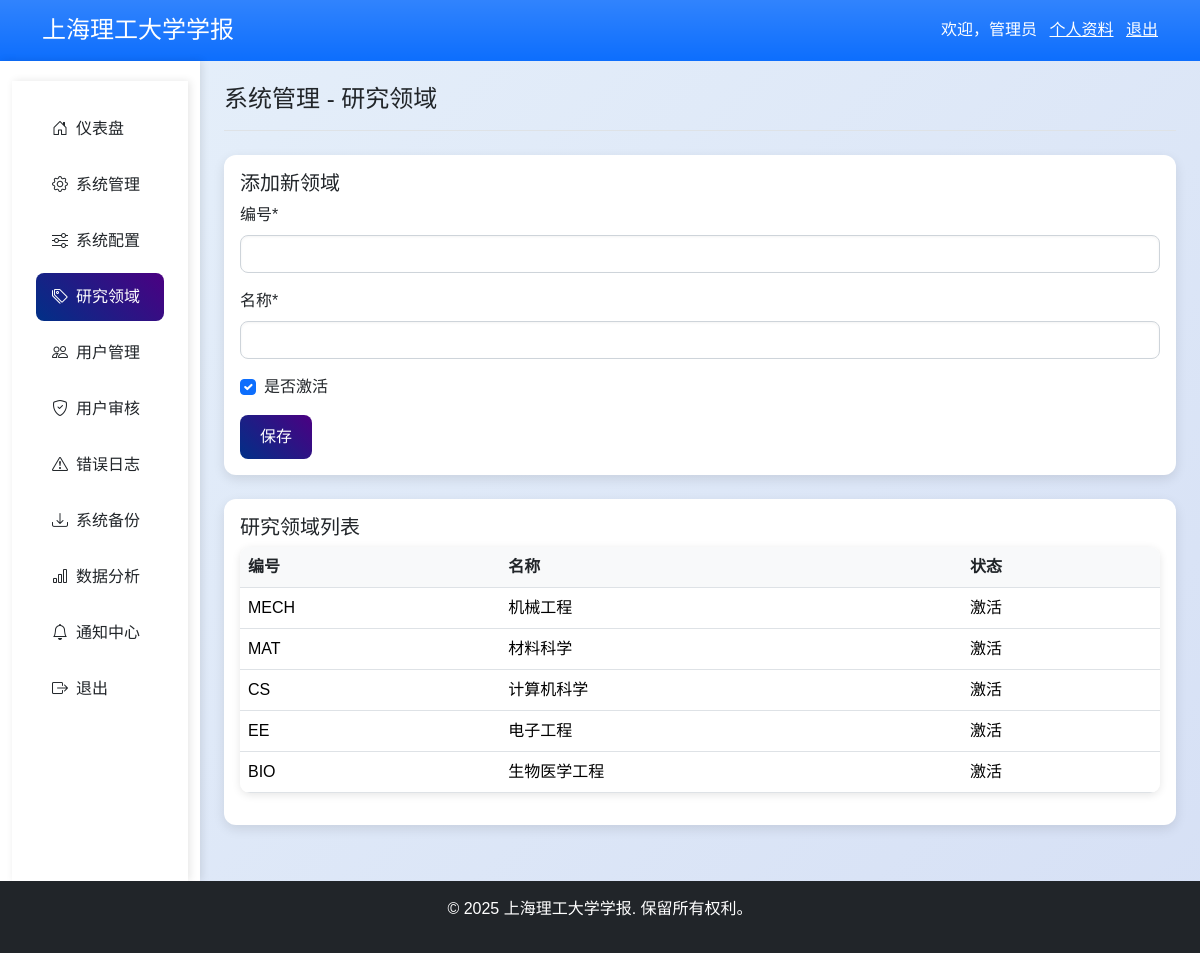
/admin_management/research_fields/ (signed in), run on the app's committed database.
### accounts/models.py (models this page shows, shortened)
class UserProfile(models.Model):
    user = models.OneToOneField(User, on_delete=models.CASCADE, related_name="profile")
    full_name = models.CharField("姓名", max_length=50)
    institution = models.CharField("单位", max_length=200)
    title = models.CharField("职称", max_length=50, blank=True)
    email = models.EmailField("电子邮箱", unique=True)
    phone = models.CharField(
        "电话", max_length=20, validators=[RegexValidator(r'^\+?\d{10,15}$', "电话格式无效")])
    orcid = models.CharField("ORCID", max_length=50, blank=True)
    research_fields = models.ManyToManyField(ResearchField, verbose_name="研究领域")
    class Meta:
        verbose_name = "用户资料"
        verbose_name_plural = "用户资料"

class ResearchField(models.Model):
    code = models.CharField("编号", max_length=20, unique=True)
    name = models.CharField("名称", max_length=100)
    is_active = models.BooleanField("是否激活", default=True)
    class Meta:
        verbose_name = "研究领域"
        verbose_name_plural = "研究领域"

### admin_management/views.py (the view)
# urls.py: path('research_fields/', views.research_fields, name='research_fields'),
@login_required
def research_fields(request):
    if not request.user.is_superuser and 'Admin' not in request.user.roles.values_list('role__name', flat=True):
        return HttpResponseForbidden("无权限访问")
    fields = ResearchField.objects.all()
    form = ResearchFieldForm(request.POST or None)
    if request.method == 'POST' and form.is_valid():
        form.save()
        messages.success(request, "研究领域保存成功")
        return redirect('research_fields')
    return render(request, 'admin_management/research_fields.html', {'fields': fields, 'form': form})

### admin_management/forms.py
class ResearchFieldForm(forms.ModelForm):
    class Meta:
        model = ResearchField
        fields = ['code', 'name', 'is_active']

### templates/admin_management/research_fields.html (shortened to what this page needs)
{% extends "base.html" %}
{% load crispy_forms_filters %}
{% block page_title %}系统管理 - 研究领域{% endblock %}
{% block content %}
<div class="card shadow mb-4">
  <div class="card-body">
    <h2 class="card-title h5">添加新领域</h2>
    <form method="post">
      {{ form|crispy }}
      <button type="submit" class="btn btn-primary bg-gradient">保存</button>
    </form>
  </div>
</div>
<div class="card shadow">
  <div class="card-body">
    <h2 class="card-title h5">研究领域列表</h2>
    <table class="table table-hover">
      <thead>
        <tr><th>编号</th><th>名称</th><th>状态</th></tr>
      </thead>
      <tbody>
        {% for field in fields %}
          <tr>
            <td>{{ field.code }}</td>
            <td>{{ field.name }}</td>
            <td>{{ field.is_active|yesno:"激活,禁用" }}</td>
          </tr>
        {% endfor %}
      </tbody>
    </table>
  </div>
</div>
{% endblock %}

### templates/components/header.html
<header class="bg-primary bg-gradient text-white py-3">
  <div class="container d-flex justify-content-between align-items-center">
    <h1 class="h4 mb-0">上海理工大学学报</h1>
    {% if user.is_authenticated %}
      <div>
        <span>欢迎，{{ user.profile.full_name }}</span>
        <a href="{% url 'profile' %}" class="text-white mx-2">个人资料</a>
        <a href="{% url 'logout' %}" class="text-white">退出</a>
      </div>
    {% else %}
      <div>
        <a href="{% url 'login' %}" class="text-white mx-2">登录</a>
        <a href="{% url 'register' %}" class="text-white">注册</a>
      </div>
    {% endif %}
  </div>
</header>

### static/css/custom.css (style rules this page uses)
body { background: linear-gradient(135deg, #e6f0fa 0%, #d6e0f5 100%) !important; font-family: 'Arial', sans-serif; color: #212529; }
.card { border-radius: 12px !important; border: none !important; background: #ffffff !important; box-shadow: 0 4px 12px rgba(0, 0, 0, 0.1) !important; transition: transform 0.2s ease, box-shadow 0.2s ease; }
.btn-primary.bg-gradient { background: linear-gradient(45deg, #003087, #4B0082) !important; border: none !important; color: #ffffff !important; padding: 10px 20px; font-weight: 500; border-radius: 8px !important; transition: all 0.3s ease; }
.table { background: #ffffff !important; border-radius: 10px !important; overflow: hidden; box-shadow: 0 2px 8px rgba(0, 0, 0, 0.1) !important; }
.table th { background: #f8f9fa !important; color: #212529 !important; font-weight: 600; }
.form-control, .form-select { border-radius: 8px !important; border: 1px solid #ced4da !important; box-shadow: inset 0 1px 3px rgba(0, 0, 0, 0.05) !important; transition: all 0.3s ease; }

### data on the page
ResearchField: code "MECH", name "机械工程", is_active "激活"
ResearchField: code "MAT", name "材料科学", is_active "激活"
ResearchField: code "CS", name "计算机科学", is_active "激活"
ResearchField: code "EE", name "电子工程", is_active "激活"
ResearchField: code "BIO", name "生物医学工程", is_active "激活"

### other printed values
{{ user.profile.full_name }} "管理员"
